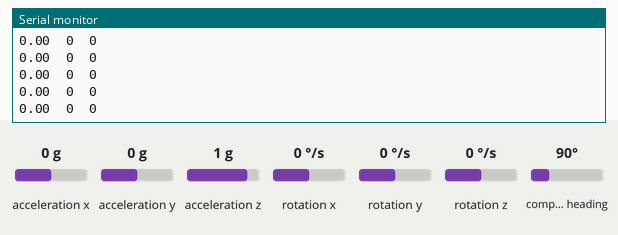
The sketch below on a simulated Arduino Nano 33 BLE. Shown: the last lines printed to the serial monitor. The inputs (shaded band) are chosen by the test bench; at power-on: rotation x 0 °/s, acceleration x 0 g, acceleration y 0 g, acceleration z 1 g, rotation y 0 °/s, rotation z 0 °/s, compass heading 90°.

Above: at 1.2 s.
1.3 s: rotation x set to -192 °/s
At 2.2 s:
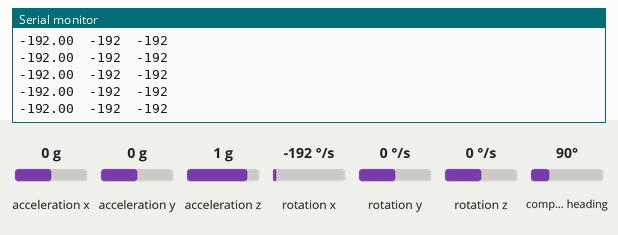
2.8 s: rotation x set to -100 °/s
At 3.8 s:
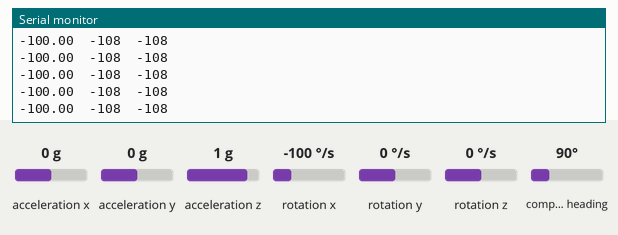
Timing chart, 0 to 5.8 s (numbered marks = the images above; inputs shaded):
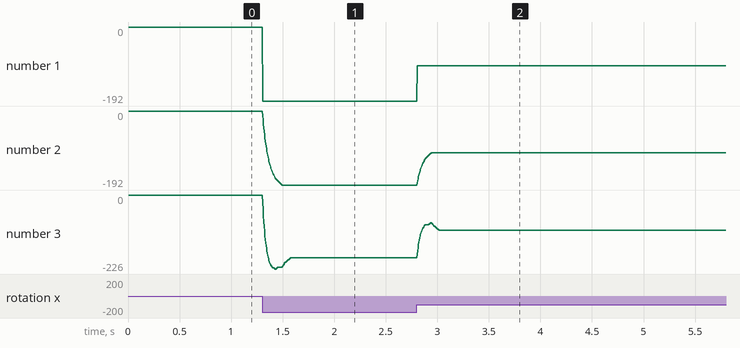

The sketch:

learning_LSM9DS1.ino
```cpp
/*
   Author: jafema
   Date: 27/06/2021

   References:
   [1] Accessing accelerometer data on Nano 33 BLE
   https://docs.arduino.cc/tutorials/nano-33-ble/imu_accelerometer
   Warning: sample frecuency for Accelerometer and Gyroscope is 119 Hz according code from ref [3] and checked with

   [2] LSM9DS1 datasheet
   https://www.st.com/resource/en/datasheet/lsm9ds1.pdf

   [3] arduino-libraries/Arduino_LSM9DS1
   https://github.com/arduino-libraries/Arduino_LSM9DS1

   [4] Measure Tilt Angle Using MPU6050 Gyro/Accelerometer & Arduino
   https://how2electronics.com/measure-tilt-angle-mpu6050-arduino/

   [5] How to calculate the angle from sparkfun lsm9ds1 IMU sensor ?
   https://forum.arduino.cc/t/how-to-calculate-the-angle-from-sparkfun-lsm9ds1-imu-sensor/702695/5

   [6]kriswiner/LSM9DS1 ---> angle calculation at line 539
   https://github.com/kriswiner/LSM9DS1/blob/master/LSM9DS1_MS5611_BasicAHRS_t3.ino

   [7] How to Fuse Motion Sensor Data into AHRS Orientation (Euler/Quaternions)
   https://learn.adafruit.com/how-to-fuse-motion-sensor-data-into-ahrs-orientation-euler-quaternions/


   Sparkfun
   [8] LSM9DS1 Breakout Hookup Guide
   https://learn.sparkfun.com/tutorials/lsm9ds1-breakout-hookup-guide/all

   [9] SparkFun_LSM9DS1_Arduino_Library
   https://github.com/sparkfun/SparkFun_LSM9DS1_Arduino_Library

   ST
   ST Drivers ---> C-Driver-MEMS. Standard C platform-independent drivers for MEMS motion and environmental sensors
   https://www.st.com/content/st_com/en/products/embedded-software/mems-and-sensors-software/drivers-for-mems/c-driver-mems.html
   https://github.com/STMicroelectronics/
   https://github.com/STMicroelectronics/STMems_Standard_C_drivers

   lsm9ds1_STdC
   [10] https://github.com/STMicroelectronics/STMems_Standard_C_drivers/tree/master/lsm9ds1_STdC


   TODO
   How to Implement an Inertial Measurement Unit (IMU) Using an Accelerometer, Gyro, and Magnetometer
   https://www.youtube.com/watch?v=T9jXoG0QYIA

   TODO
   https://roboticsclubiitk.github.io/2017/12/21/Beginners-Guide-to-IMU.html
   http://www.starlino.com/dcm_tutorial.html

   TODO
   https://theccontinuum.com/2012/09/24/arduino-imu-pitch-roll-from-accelerometer/

  IMU Data Fusing: Complementary, Kalman, and Mahony Filter
  http://www.olliw.eu/2013/imu-data-fusing/
*/


#include <Arduino_LSM9DS1.h>
#include <Wire.h> // to include constant macro PI, RAD_TO_DEG
#include <math.h>

#define SERIAL_PLOT_GYRO 0
#define SERIAL_PLOT_ACC 0
#define MONITOR_SERIE 0
#define PLOT_ROLL_YAW_HEADING 0
#define SERIAL_PLOT_FILTER 1
// Earth's magnetic field varies by location. Add or subtract
// a declination to get a more accurate heading. Calculate
// your's here:
// http://www.ngdc.noaa.gov/geomag-web/#declination
#define DECLINATION -8.58 // Declination (degrees) in Boulder, CO.


String output;

enum e_axis {e_X, e_Y, e_Z, E_COUNT_OF_AXIS};

void printAttitude(float ax, float ay, float az, float mx, float my, float mz);
void getRollPitchYaw(float ax, float ay, float az, float mx, float my, float mz);

// filter functions
float EMA(float alpha, int latest, int stored);

// EMA paramenters
float ema_a = 0.06;
int ema_ema = 0;
int ema = 0;

/* EMA Exponential moving average
 * link: https://www.norwegiancreations.com/2016/08/double-exponential-moving-average-filter-speeding-up-the-ema/
 *
 * The EMA algorithm goes as follows:
 * S[1] = Y[1]
 * and for t>1:
 * S[t] = alpha * Y[t] + (1 - alpha) * S[t-1]
 */
float EMA(float alpha, int latest, int stored)
{
  return round(alpha*latest) + round((1-alpha)*stored);
}


void setup() {
  // put your setup code here, to run once:
  Serial.begin(19200);

  if (!IMU.begin()) {
    Serial.println("Failed to initalize IMU!");
    while (1);
  }

  /* Gyroscope data */
  Serial.print("Gyroscope sample rate = ");
  Serial.print(IMU.gyroscopeSampleRate());
  Serial.print(" Hz");
  Serial.println();
  Serial.println("Gyroscope in degrees/second");
  Serial.println("GyX\tGyY\tGyZ");

  /* Accelerometer data*/
  Serial.print("Accelerometer sample rate = ");
  Serial.print(IMU.accelerationSampleRate());
  Serial.println(" Hz");
  Serial.println();
  Serial.println("Acceleration in G's");
  Serial.println("AcX\tAcY\tAcZ");

  /* Magnetometer data*/
  Serial.print("Magnetic field sample rate = ");
  Serial.print(IMU.magneticFieldSampleRate());
  Serial.println(" uT");
  Serial.println();
  Serial.println("Magnetic Field in uT");
  Serial.println("X\tY\tZ");

}

void loop() {
  // put your main code here, to run repeatedly:
  float AcX, AcY, AcZ;
  float Gy[E_COUNT_OF_AXIS];
  float magnet[E_COUNT_OF_AXIS];

  if (IMU.gyroscopeAvailable()) {
    IMU.readGyroscope(Gy[e_X], Gy[e_Y], Gy[e_Z]);
  }

  if (IMU.accelerationAvailable()) {
    IMU.readAcceleration(AcX, AcY, AcZ);
  }

  if (IMU.magneticFieldAvailable()) {
    IMU.readMagneticField(magnet[e_X], magnet[e_Y], magnet[e_Z]);
  }

  ema = EMA(ema_a, Gy[e_X], ema);

  //Double Exponential Moving Average (DEMA)
  ema_ema = EMA(ema_a, ema, ema_ema);
  int DEMA = 2*ema - ema_ema;  // DEMA = 2* EMA - EMA(EMA)

#if SERIAL_PLOT_GYRO
  Serial.print(Gy[e_X]);
  Serial.print('\t');
  Serial.print(Gy[e_Y]);
  Serial.print('\t');
  Serial.print(Gy[e_Z]);
  Serial.print('\t');
#endif

#if SERIAL_PLOT_FILTER
  Serial.print(Gy[e_X]);
  Serial.print('\t');
  Serial.print(ema);
  Serial.print('\t');
  Serial.println(DEMA);
#endif

#if SERIAL_PLOT_ACC
  Serial.print(AcX);
  Serial.print('\t');
  Serial.print(AcY);
  Serial.print('\t');
  Serial.println(AcZ);
#endif

#if MONITOR_SERIE
  output = "Gyro data. GyX: " + String(Gy[e_X]) + "\tGyY: " + String(Gy[e_Y]) + "\tGyZ: " + String(Gy[e_Z]) + "\tdps";
  Serial.println(output);


  output = "Accelerometer data. AcX: " + String(AcX) + "\tAcY: " + String(AcY) + "\tAcZ: " + String(AcZ) + "\t G";
  Serial.println(output);
  /*
      output = "Angle data. AngX: " + String(AngX) + "\tAngY: " + String(AngY) + "\tAngZ: " + String(AngZ) + "\t degrees";
      Serial.println(output);
  */
  Serial.println();

#endif

  //printAttitude(AcX, AcY, AcZ,-magnet[e_Y], -magnet[e_X], magnet[e_Z]);

  getRollPitchYaw(AcX, AcY, AcZ, magnet[e_X], magnet[e_Y], magnet[e_Z]);

  Serial.println();


}


// Calculate pitch, roll, and heading.
// Pitch/roll calculations take from this app note:
// http://cache.freescale.com/files/sensors/doc/app_note/AN3461.pdf?fpsp=1
// Heading calculations taken from this app note:
// http://www51.honeywell.com/aero/common/documents/myaerospacecatalog-documents/Defense_Brochures-documents/Magnetic__Literature_Application_notes-documents/AN203_Compass_Heading_Using_Magnetometers.pdf
void printAttitude(float ax, float ay, float az, float mx, float my, float mz)
{
  float roll = atan2(ay, az);
  float pitch = atan2(-ax, sqrt(ay * ay + az * az));

  float heading;
  if (my == 0)
    heading = (mx < 0) ? PI : 0;
  else
    heading = atan2(mx, my);

  heading -= DECLINATION * PI / 180;

  if (heading > PI) heading -= (2 * PI);
  else if (heading < -PI) heading += (2 * PI);

  // Convert everything from radians to degrees:
  heading *= 180.0 / PI;
  pitch *= 180.0 / PI;
  roll  *= 180.0 / PI;
#if MONITOR_SERIE
  Serial.print("Pitch (rotation over Y axis), Roll (rotation over X axis): ");
  Serial.print(pitch, 2);
  Serial.print(", ");
  Serial.println(roll, 2);
  Serial.print("Heading (yaw) (rotation over Z axis): "); Serial.println(heading, 2);
#endif

#if PLOT_ROLL_YAW_HEADING
  Serial.print(pitch, 2);
  Serial.print('\t');
  Serial.println(roll, 2);
  //Serial.print('\t');
  //Serial.println(heading, 2);
#endif
}

/*
Maths get from

https://roboticsclubiitk.github.io/2017/12/21/Beginners-Guide-to-IMU.html
*/

void getRollPitchYaw(float ax, float ay, float az, float mx, float my, float mz)
{
  float roll = atan2(ay, sqrt(ax * ax + az * az)); // rotation over X
  float pitch = atan2(ax, sqrt(ay * ay + az * az)); // rotation over Y
  float yaw = atan2(-my, mx); // rotation over Z


  // Convert everything from radians to degrees:
  yaw *= 180.0 / PI;
  pitch *= 180.0 / PI;
  roll  *= 180.0 / PI;

#if MONITOR_SERIE
  Serial.print("Roll (rotation over X axis), Pitch (rotation over Y axis): ");
  Serial.print(roll, 2);
  Serial.print(", ");
  Serial.println(pitch, 2);
  Serial.print("Yaw (rotation over Z axis): "); Serial.println(yaw, 2);
#endif

#if PLOT_ROLL_YAW_HEADING
  Serial.print(roll, 2);
  Serial.print('\t');
  Serial.print(pitch, 2);
  Serial.print('\t');
  Serial.println(yaw, 2);
#endif
}
```

Measured:
- after the input at 1.3 s, the serial monitor: prints a new line at once (image 1)
- plotted number 1: 0 → -192 after the input at 1.3 s
- plotted number 2: 0 → -192 after the input at 1.3 s
- plotted number 3: 0 → -192 after the input at 1.3 s
